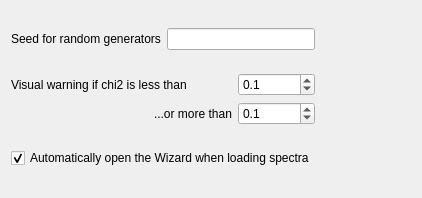
     <widget class="QWidget" name="miscTab" >
      <property name="geometry" >
       <rect>
        <x>0</x>
        <y>0</y>
        <width>422</width>
        <height>198</height>
       </rect>
      </property>
      <attribute name="title" >
       <string>Misc.</string>
      </attribute>
      <layout class="QGridLayout" name="gridLayout_5" >
       <item row="0" column="0" >
        <layout class="QHBoxLayout" name="horizontalLayout_3" >
         <item>
          <widget class="QLabel" name="label_12" >
           <property name="toolTip" >
            <string>&lt;!DOCTYPE HTML PUBLIC "-//W3C//DTD HTML 4.0//EN" "http://www.w3.org/TR/REC-html40/strict.dtd">
&lt;html>&lt;head>&lt;meta name="qrichtext" content="1" />&lt;style type="text/css">
p, li { white-space: pre-wrap; }
&lt;/style>&lt;/head>&lt;body style=" font-family:'MS Shell Dlg 2'; font-size:8.25pt; font-weight:400; font-style:normal;">
&lt;p style=" margin-top:0px; margin-bottom:0px; margin-left:0px; margin-right:0px; -qt-block-indent:0; text-indent:0px;">&lt;span style=" font-size:8pt;">Fixed seed for pseudo-random number generator. If you leave this field blank, the seed will be different each time you start PAScual.&lt;/span>&lt;/p>&lt;/body>&lt;/html></string>
           </property>
           <property name="text" >
            <string>Seed for random generators</string>
           </property>
          </widget>
         </item>
         <item>
          <widget class="QLineEdit" name="seedLE" >
           <property name="toolTip" >
            <string>&lt;!DOCTYPE HTML PUBLIC "-//W3C//DTD HTML 4.0//EN" "http://www.w3.org/TR/REC-html40/strict.dtd">
&lt;html>&lt;head>&lt;meta name="qrichtext" content="1" />&lt;style type="text/css">
p, li { white-space: pre-wrap; }
&lt;/style>&lt;/head>&lt;body style=" font-family:'MS Shell Dlg 2'; font-size:8.25pt; font-weight:400; font-style:normal;">
&lt;p style=" margin-top:0px; margin-bottom:0px; margin-left:0px; margin-right:0px; -qt-block-indent:0; text-indent:0px;">&lt;span style=" font-size:8pt;">Fixed seed for pseudo-random number generator. If you leave this field blank, the seed will be different each time you start PAScual.&lt;/span>&lt;/p>&lt;/body>&lt;/html></string>
           </property>
          </widget>
         </item>
        </layout>
       </item>
       <item row="0" column="1" >
        <spacer name="horizontalSpacer_6" >
         <property name="orientation" >
          <enum>Qt::Horizontal</enum>
         </property>
         <property name="sizeHint" stdset="0" >
          <size>
           <width>118</width>
           <height>20</height>
          </size>
         </property>
        </spacer>
       </item>
       <item row="1" column="0" >
        <layout class="QGridLayout" name="gridLayout_4" >
         <item row="0" column="0" >
          <widget class="QLabel" name="label_14" >
           <property name="toolTip" >
            <string>The results table will warn that the fit is suspicious (by turning the row red) if the chi2 is outside the range set here.</string>
           </property>
           <property name="text" >
            <string>Visual warning if chi2 is less than</string>
           </property>
          </widget>
         </item>
         <item row="0" column="1" >
          <widget class="QDoubleSpinBox" name="warning_chi2_lowSB" >
           <property name="toolTip" >
            <string>The results table will warn that the fit is suspicious (by turning the row red) if the chi2 is outside the range set here.</string>
           </property>
           <property name="specialValueText" >
            <string>No limit</string>
           </property>
           <property name="accelerated" >
            <bool>true</bool>
           </property>
           <property name="decimals" >
            <number>1</number>
           </property>
           <property name="maximum" >
            <double>10000000000.000000000000000</double>
           </property>
           <property name="value" >
            <double>0.100000000000000</double>
           </property>
          </widget>
         </item>
         <item row="1" column="0" >
          <layout class="QHBoxLayout" name="horizontalLayout_2" >
           <item>
            <spacer name="horizontalSpacer_8" >
             <property name="orientation" >
              <enum>Qt::Horizontal</enum>
             </property>
             <property name="sizeHint" stdset="0" >
              <size>
               <width>68</width>
               <height>14</height>
              </size>
             </property>
            </spacer>
           </item>
           <item>
            <widget class="QLabel" name="label_16" >
             <property name="toolTip" >
              <string>The results table will warn that the fit is suspicious (by turning the row red) if the chi2 is outside the range set here.</string>
             </property>
             <property name="text" >
              <string>...or more than</string>
             </property>
            </widget>
           </item>
          </layout>
         </item>
         <item row="1" column="1" >
          <widget class="QDoubleSpinBox" name="warning_chi2_highSB" >
           <property name="toolTip" >
            <string>The results table will warn that the fit is suspicious (by turning the row red) if the chi2 is outside the range set here.</string>
           </property>
           <property name="specialValueText" >
            <string>No limit</string>
           </property>
           <property name="accelerated" >
            <bool>true</bool>
           </property>
           <property name="decimals" >
            <number>1</number>
           </property>
           <property name="maximum" >
            <double>10000000000.000000000000000</double>
           </property>
           <property name="value" >
            <double>0.100000000000000</double>
           </property>
          </widget>
         </item>
        </layout>
       </item>
       <item row="1" column="1" >
        <spacer name="horizontalSpacer_5" >
         <property name="orientation" >
          <enum>Qt::Horizontal</enum>
         </property>
         <property name="sizeHint" stdset="0" >
          <size>
           <width>118</width>
           <height>20</height>
          </size>
         </property>
        </spacer>
       </item>
       <item row="2" column="0" >
        <widget class="QCheckBox" name="autoWizardOnLoadCB" >
         <property name="text" >
          <string>Automatically open the Wizard when loading spectra</string>
         </property>
         <property name="checked" >
          <bool>true</bool>
         </property>
        </widget>
       </item>
       <item row="2" column="1" >
        <spacer name="horizontalSpacer_7" >
         <property name="orientation" >
          <enum>Qt::Horizontal</enum>
         </property>
         <property name="sizeHint" stdset="0" >
          <size>
           <width>118</width>
           <height>20</height>
          </size>
         </property>
        </spacer>
       </item>
      </layout>
     </widget>
